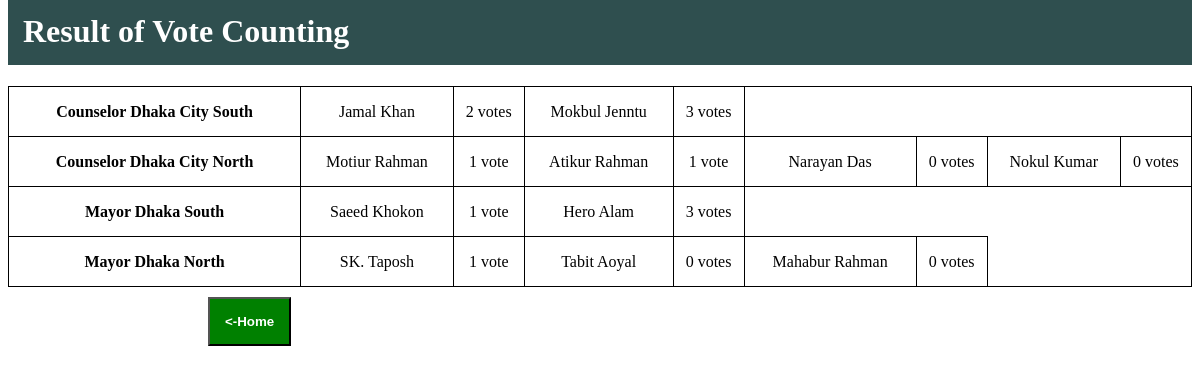
The app's page /results/ with its own data.
### polls1/models.py (models this page shows, shortened)
class Question(models.Model):
    question_text = models.CharField(max_length=200)
    pub_date = models.DateTimeField('date published')

class Choice(models.Model):
    question = models.ForeignKey(Question,on_delete=models.CASCADE)
    choice_text = models.CharField(max_length=200)
    votes = models.IntegerField(default=0)
    def __init__(self, *args, **kwargs):
        super().__init__(*args, **kwargs)
        self.pub_date = None

### polls1/views.py (the view)
# urls.py: path('results/', views.ResultsView.as_view(), name='results'),
class ResultsView(generic.ListView):
    template_name = 'results.html'
    context_object_name = 'latest_question_list'
    def get_queryset(self):
        return Question.objects.order_by('-pub_date')[:5]

### polls1/templates/results.html (shortened to what this page needs)
<html>
<head>
    <div>
    <h1>Result of Vote Counting</h1>
</div>
</head>
<body>
<table>
   {% if latest_question_list %}
   <tr>
    {% for question in latest_question_list %}
       <th>{{ question.question_text }}</th>
   {% for choice in question.choice_set.all %}
       <td>{{ choice.choice_text }} </td> <td> {{ choice.votes }} vote{{ choice.votes|pluralize }}</td>
        {% endfor %}
   </tr>
    {% endfor %}
</table>
{% else %}
<p>No polls are available.</p>
{% endif %}
<form>
  <button type="submit" formaction="http://127.0.0.1:8000/"><b><-Home</b></button>
</form>
</body>
</html>

### polls1/templates/results.html (style rules this page uses)
button { background-color: green; color: white; font-family: Arial; text-align: right; padding: 15px; margin-top: 10px; margin-left: 200px; length: 20px; }
h1 { background-color: DarkSlateGray; color: white; text-align: left; padding: 15px; margin-top: -10px; }
table, td, th { border: 1px solid black; text-align: center; }
table { border-collapse: collapse; width: 100%; }
th { height: 50px; text-align: center; }

### records on screen
Question: question_text "Counselor Dhaka City South"
Choice: choice_text "Jamal Khan", votes "2"
Choice: choice_text "Mokbul Jenntu", votes "3"
Question: question_text "Counselor Dhaka City North"
Choice: choice_text "Motiur Rahman", votes "1"
Choice: choice_text "Atikur Rahman", votes "1"
Choice: choice_text "Narayan Das", votes "0"
Choice: choice_text "Nokul Kumar", votes "0"
Question: question_text "Mayor Dhaka South"
Choice: choice_text "Saeed Khokon", votes "1"
Choice: choice_text "Hero Alam", votes "3"
Question: question_text "Mayor Dhaka North"
Choice: choice_text "SK. Taposh", votes "1"
Choice: choice_text "Tabit Aoyal", votes "0"
Choice: choice_text "Mahabur Rahman", votes "0"
